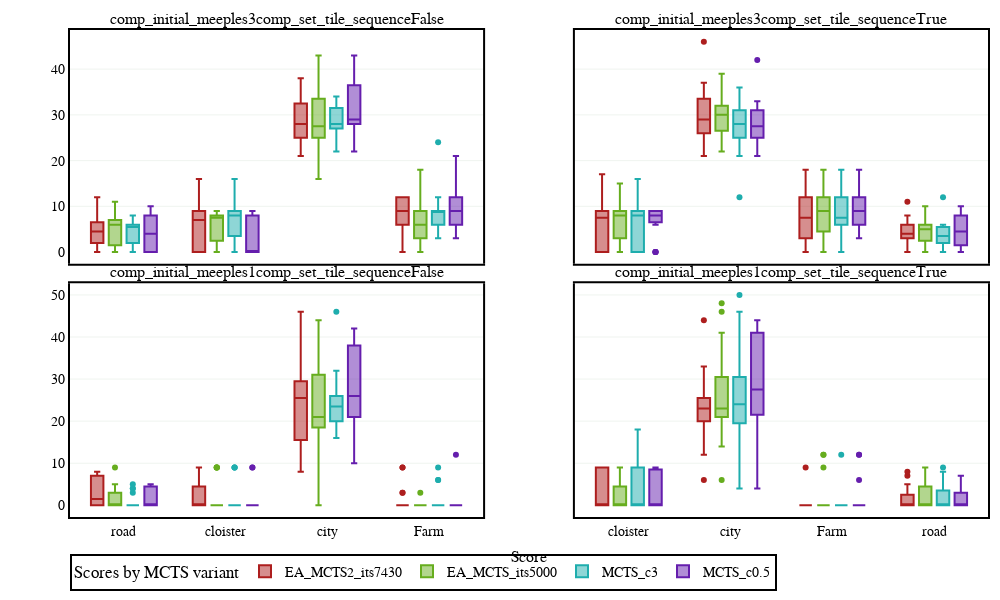

Notebook cell for this chart:
### Code cell
#plots game level by game

#define variables
row_separation_column = "comp_initial_meeples"
column_separation_column = "comp_set_tile_sequence"
box_group_column = "Player_0"#"Player_0"#"player_name"
x = ["Farm","city","road","cloister"]
x_column = "Feature"
y_column = "Total_score"

#read data
logs = lm.read_csv(os.path.join(experiment_path, "logs_by_game.csv"))
#filter data
#logs = logs[logs["comp_initial_meeples"]==3]
#logs = logs[logs["comp_set_tile_sequence"]==True]
#print(logs["comp_set_tile_sequence"].unique())
#print("logs length after filtering: ", len(logs))
#create data
new_data_dict = {"Total_score":[],"Incomplete_score":[],"Completed_score":[],"Feature":[],"Player_0":[],"comp_initial_meeples":[], "comp_set_tile_sequence":[], "Score_p1":[], "Iterations":[], "comp_game_number":[]}
for x_name in x:
    for row in logs.iterrows():
        new_data_dict["Feature"].append(x_name)
        new_data_dict["Player_0"].append(row[1]["Player_0"])
        new_data_dict["Total_score"].append(row[1]["Total_" + x_name + "_points_p1"])
        new_data_dict["comp_initial_meeples"].append(row[1]["comp_initial_meeples"])
        new_data_dict["comp_set_tile_sequence"].append(row[1]["comp_set_tile_sequence"])
        new_data_dict["Score_p1"].append(row[1]["Score_p1"])
        new_data_dict["Iterations"].append(row[1]["comp_max_iterations"])
        new_data_dict["comp_game_number"].append(row[1]["comp_game_number"])
        if x_name != "Farm":
            new_data_dict["Incomplete_score"].append(row[1]["Uncompleted_" + x_name + "_points_p1"])
            new_data_dict["Completed_score"].append(row[1]["Completed_" + x_name + "_points_p1"])
        else:
            new_data_dict["Incomplete_score"].append(0)
            new_data_dict["Completed_score"].append(0)
logs = pd.DataFrame(new_data_dict)
print("logs length after creating data: ", len(logs))

#order dataset
logs["order"] = pd.Categorical(logs["Player_0"], data_order)
logs = logs.sort_values("order")
logs = logs.dropna(subset=["order"])
order_identifiers = logs["order"].unique()
print("order identifiers: ", order_identifiers)

#save dataset
lm.dump_data(data = logs, file_path = experiment_path, file_name = "logs_by_feature_and_game.csv")

#print(logs_list[logs_names[logs_index]].head())
#Calculate uniques
row_identifiers = logs[row_separation_column].unique() if row_separation_column is not None else [None]
column_identifiers = logs[column_separation_column].unique() if column_separation_column is not None else [None]
box_group_identifiers = logs[box_group_column].unique() if box_group_column is not None else [None]
colors = eu.generate_color_palette(len(box_group_identifiers)) if box_group_column is not None else ["#5B8C5A"]
#colors = ["#5B8C5A","#56638A", "#EC7316"]
print("row_identifiers", row_identifiers)
print("column_identifiers", column_identifiers)
print("box_group_identifiers", box_group_identifiers)

#Create figure
fig = make_subplots(rows=len(row_identifiers)
                        ,cols=len(column_identifiers)
                        ,shared_xaxes=True
                        ,shared_yaxes=True
                        ,vertical_spacing=0.04
                        ,row_heights=[1/len(row_identifiers) for _ in range(len(row_identifiers))]
                        ,subplot_titles = [str(row_separation_column) + str(r) + str(column_separation_column) + str(c) for r in row_identifiers for c in column_identifiers]
                        #, specs=[[{"secondary_y": True}] for _ in range(n_plots+1)]
                        ,x_title="Score"
                        #,y_title='Score'
                        #,print_grid=True
                        )

for row, row_identifier in enumerate(row_identifiers):
    for col, column_identifier in enumerate(column_identifiers):
        for group_id, box_group_identifier in enumerate(box_group_identifiers):
            data = logs[logs[row_separation_column] == row_identifier] if row_separation_column is not None else logs
            data = data[data[column_separation_column] == column_identifier] if column_separation_column is not None else data
            data = data[data[box_group_column] == box_group_identifier] if box_group_column is not None else data
            print("Data length: ", len(data), "in" , row_identifier, column_identifier, box_group_identifier, "Score avg", str(st.mean(data[y_column])))
            fig.add_trace(go.Box(x=data[x_column]
                                ,y=data[y_column]
                                ,orientation='v'
                                ,name=str(box_group_identifier)
                                #, width=0.8
                                ,showlegend=(row==0 and col==0)
                                ,legendgroup=str(box_group_identifier)
                                , marker={"color":colors[group_id]}
                                ,offsetgroup=group_id
                                )
                            ,row=row+1
                            ,col=col+1)

fig.update_layout(margin=dict(l=70, r=10, t=30, b=50)
                        ,width=1000
                        ,height=600
                        ,plot_bgcolor='rgba(0,0,0,0)'
                        #,plot_bgcolor="lightgray"
                        #,boxmode='group'
                        ,font = dict(family = "Arial", size = 14, color = "black")
                        ,legend=dict(
                            title = "Scores by MCTS variant"
                            ,orientation="h"
                            ,yanchor="top"
                            ,y=-0.075
                            #,xanchor="center"
                            #,x=0.4
                            ,bgcolor="white"#"lightgray"#"rgba(200, 255, 255, 0.8)"
                            ,font = dict(family = "Arial", size = 14, color = "black")
                            ,bordercolor="Black"
                            ,borderwidth=2
                            ,itemsizing='trace'
                            ,itemwidth = 30
                            ) 
                        )
fig.update_layout(boxmode='group')
fig.update_xaxes(showline=True
                        , linewidth=2
                        , linecolor='black'
                        , mirror=True
                        )

fig.update_yaxes(showline=True
                    ,mirror=True
                    , linewidth=2
                    , linecolor='black'
                    #, nticks=5
                    #,tickmode = 'linear'
                    #,tick0 = 0
                    , gridcolor="#5B8C5A"
                    , gridwidth=0.1
                    #, dtick=5000
                    ,showgrid=True
                    )
fig.show()

### Figure 1 — Plotly figure (JSON) as saved in the notebook; plotly's stock layout.template omitted (floating-point values rounded to 4 significant figures)
{"data": [{"legendgroup": "EA_MCTS2_its7430", "marker": {"color": "#ad1e1e"}, "name": "EA_MCTS2_its7430", "offsetgroup": "0", "orientation": "v", "showlegend": true, "type": "box", "x": ["road", "cloister", "cloister", "cloister", "cloister", "cloister", "cloister", "cloister", "cloister", "cloister", "cloister", "cloister", "cloister", "cloister", "cloister", "cloister", "cloister", "cloister", "cloister", "cloister", "road", "city", "city", "city", "city", "city", "city", "city", "city", "city", "city", "city", "city", "city", "city", "city", "city", "city", "city", "city", "road", "road", "cloister", "city", "Farm", "Farm", "Farm", "Farm", "Farm", "Farm", "Farm", "Farm", "Farm", "Farm", "Farm", "Farm", "Farm", "Farm", "Farm", "Farm", "Farm", "Farm", "Farm", "road", "road", "road", "road", "road", "road", "road", "road", "road", "road", "road", "road", "road", "road", "road", "road", "Farm"], "xaxis": "x", "y": [2, 0, 0, 8, 0, 8, 0, 9, 7, 9, 0, 9, 7, 0, 16, 0, 0, 16, 7, 7, 4, 32, 30, 25, 34, 33, 38, 28, 34, 30, 25, 28, 25, 28, 28, 21, 21, 25, 38, 26, 6, 0, 9, 30, 0, 3, 12, 12, 12, 3, 6, 9, 6, 9, 9, 9, 9, 0, 9, 12, 12, 9, 12, 2, 4, 8, 4, 6, 7, 8, 10, 0, 12, 0, 0, 6, 6, 4, 5, 9], "yaxis": "y"}, {"legendgroup": "EA_MCTS_its5000", "marker": {"color": "#66ad1e"}, "name": "EA_MCTS_its5000", "offsetgroup": "1", "orientation": "v", "showlegend": true, "type": "box", "x": ["cloister", "cloister", "road", "cloister", "road", "road", "cloister", "cloister", "cloister", "cloister", "cloister", "cloister", "cloister", "cloister", "cloister", "cloister", "cloister", "cloister", "cloister", "cloister", "cloister", "road", "road", "road", "road", "road", "road", "road", "road", "road", "road", "road", "road", "road", "road", "road", "road", "road", "city", "Farm", "Farm", "Farm", "Farm", "Farm", "Farm", "Farm", "Farm", "Farm", "Farm", "Farm", "Farm", "Farm", "Farm", "Farm", "Farm", "Farm", "Farm", "Farm", "Farm", "city", "cloister", "city", "cloister", "city", "city", "city", "city", "city", "city", "city", "city", "city", "city", "city", "city", "city", "city", "city", "city", "city"], "xaxis": "x", "y": [0, 8, 11, 7, 0, 4, 8, 8, 5, 7, 0, 7, 9, 8, 8, 7, 0, 8, 9, 9, 0, 10, 6, 7, 0, 0, 6, 3, 0, 8, 7, 6, 7, 0, 3, 6, 4, 10, 31, 6, 9, 18, 3, 3, 3, 12, 3, 0, 12, 9, 9, 0, 6, 9, 6, 12, 0, 6, 6, 24, 8, 24, 0, 33, 34, 35, 43, 25, 25, 26, 33, 43, 26, 26, 25, 43, 26, 16, 29, 31], "yaxis": "y"}, {"legendgroup": "MCTS_c3", "marker": {"color": "#1eadad"}, "name": "MCTS_c3", "offsetgroup": "2", "orientation": "v", "showlegend": true, "type": "box", "x": ["cloister", "cloister", "road", "cloister", "cloister", "cloister", "cloister", "cloister", "cloister", "cloister", "cloister", "cloister", "cloister", "cloister", "cloister", "cloister", "cloister", "cloister", "cloister", "road", "road", "road", "road", "road", "road", "road", "road", "road", "road", "road", "road", "road", "road", "road", "road", "road", "road", "road", "city", "city", "Farm", "cloister", "Farm", "Farm", "Farm", "Farm", "Farm", "Farm", "Farm", "Farm", "Farm", "Farm", "Farm", "Farm", "Farm", "Farm", "Farm", "Farm", "Farm", "Farm", "Farm", "cloister", "city", "city", "city", "city", "city", "city", "city", "city", "city", "city", "city", "city", "city", "city", "city", "city", "city", "city"], "xaxis": "x", "y": [9, 8, 0, 7, 8, 16, 0, 0, 0, 8, 9, 0, 8, 9, 9, 9, 9, 0, 9, 3, 0, 6, 8, 7, 0, 6, 6, 0, 8, 2, 5, 6, 8, 5, 2, 4, 6, 6, 31, 29, 6, 16, 3, 6, 6, 3, 12, 6, 9, 12, 9, 9, 9, 9, 9, 9, 24, 9, 12, 6, 6, 8, 33, 27, 32, 22, 25, 27, 22, 27, 25, 27, 28, 34, 28, 32, 29, 31, 28, 34], "yaxis": "y"}, {"legendgroup": "MCTS_c0.5", "marker": {"color": "#651ead"}, "name": "MCTS_c0.5", "offsetgroup": "3", "orientation": "v", "showlegend": true, "type": "box", "x": ["cloister", "cloister", "cloister", "cloister", "cloister", "cloister", "cloister", "cloister", "cloister", "cloister", "cloister", "cloister", "cloister", "cloister", "cloister", "cloister", "cloister", "cloister", "cloister", "cloister", "city", "road", "road", "road", "road", "road", "road", "road", "road", "road", "road", "road", "road", "road", "road", "road", "road", "road", "road", "road", "city", "city", "city", "city", "city", "city", "city", "city", "city", "city", "city", "city", "city", "city", "city", "city", "road", "Farm", "Farm", "Farm", "Farm", "Farm", "Farm", "Farm", "Farm", "Farm", "Farm", "Farm", "Farm", "Farm", "Farm", "Farm", "Farm", "Farm", "Farm", "city", "Farm", "Farm", "city", "city"], "xaxis": "x", "y": [7, 0, 0, 0, 9, 0, 9, 9, 0, 0, 0, 9, 0, 9, 0, 0, 0, 7, 0, 0, 40, 0, 3, 6, 0, 3, 3, 0, 3, 10, 0, 10, 10, 8, 6, 9, 0, 8, 5, 6, 29, 34, 28, 26, 34, 28, 38, 28, 43, 29, 28, 43, 22, 35, 30, 24, 0, 6, 12, 15, 6, 15, 3, 15, 9, 21, 9, 6, 6, 9, 9, 6, 6, 6, 6, 38, 9, 12, 28, 29], "yaxis": "y"}, {"legendgroup": "EA_MCTS2_its7430", "marker": {"color": "#ad1e1e"}, "name": "EA_MCTS2_its7430", "offsetgroup": "0", "orientation": "v", "showlegend": false, "type": "box", "x": ["cloister", "cloister", "cloister", "cloister", "cloister", "cloister", "cloister", "cloister", "cloister", "cloister", "cloister", "cloister", "cloister", "cloister", "cloister", "cloister", "cloister", "cloister", "cloister", "cloister", "city", "city", "city", "city", "city", "city", "city", "city", "city", "city", "city", "city", "city", "city", "city", "city", "city", "city", "city", "city", "Farm", "Farm", "Farm", "Farm", "Farm", "Farm", "Farm", "Farm", "Farm", "Farm", "Farm", "Farm", "Farm", "Farm", "Farm", "Farm", "Farm", "Farm", "Farm", "Farm", "road", "road", "road", "road", "road", "road", "road", "road", "road", "road", "road", "road", "road", "road", "road", "road", "road", "road", "road", "road"], "xaxis": "x2", "y": [8, 8, 9, 8, 15, 7, 0, 7, 0, 9, 0, 17, 0, 6, 0, 0, 9, 9, 0, 9, 21, 28, 34, 30, 28, 27, 27, 31, 26, 32, 30, 37, 21, 46, 33, 36, 36, 24, 26, 22, 3, 0, 12, 0, 18, 12, 12, 6, 0, 12, 0, 6, 6, 6, 3, 9, 9, 9, 12, 18, 3, 6, 3, 6, 4, 4, 5, 0, 3, 7, 3, 11, 5, 0, 6, 8, 8, 3, 0, 3], "yaxis": "y2"}, {"legendgroup": "EA_MCTS_its5000", "marker": {"color": "#66ad1e"}, "name": "EA_MCTS_its5000", "offsetgroup": "1", "orientation": "v", "showlegend": false, "type": "box", "x": ["cloister", "cloister", "cloister", "cloister", "cloister", "cloister", "cloister", "cloister", "cloister", "cloister", "cloister", "cloister", "cloister", "cloister", "cloister", "cloister", "cloister", "cloister", "cloister", "road", "road", "road", "road", "road", "road", "road", "road", "road", "road", "road", "road", "road", "road", "road", "road", "road", "road", "road", "road", "cloister", "Farm", "Farm", "Farm", "Farm", "Farm", "Farm", "Farm", "Farm", "Farm", "Farm", "Farm", "Farm", "Farm", "Farm", "Farm", "Farm", "Farm", "Farm", "Farm", "Farm", "city", "city", "city", "city", "city", "city", "city", "city", "city", "city", "city", "city", "city", "city", "city", "city", "city", "city", "city", "city"], "xaxis": "x2", "y": [0, 15, 9, 15, 8, 6, 9, 9, 7, 14, 0, 8, 9, 0, 0, 15, 0, 8, 8, 5, 9, 3, 9, 4, 10, 6, 0, 0, 2, 6, 3, 3, 5, 0, 6, 5, 0, 5, 8, 8, 0, 18, 3, 3, 9, 15, 18, 9, 0, 12, 9, 9, 9, 12, 0, 12, 9, 6, 9, 6, 24, 30, 31, 27, 32, 28, 33, 30, 31, 32, 22, 39, 30, 33, 30, 35, 26, 27, 26, 24], "yaxis": "y2"}, {"legendgroup": "MCTS_c3", "marker": {"color": "#1eadad"}, "name": "MCTS_c3", "offsetgroup": "2", "orientation": "v", "showlegend": false, "type": "box", "x": ["cloister", "cloister", "cloister", "cloister", "cloister", "cloister", "cloister", "cloister", "cloister", "cloister", "cloister", "cloister", "cloister", "cloister", "cloister", "cloister", "cloister", "cloister", "cloister", "road", "road", "road", "road", "road", "road", "road", "road", "road", "road", "road", "road", "road", "road", "road", "road", "road", "road", "road", "road", "cloister", "Farm", "Farm", "Farm", "Farm", "Farm", "Farm", "Farm", "Farm", "Farm", "Farm", "Farm", "Farm", "Farm", "Farm", "Farm", "Farm", "Farm", "Farm", "Farm", "Farm", "city", "city", "city", "city", "city", "city", "city", "city", "city", "city", "city", "city", "city", "city", "city", "city", "city", "city", "city", "city"], "xaxis": "x2", "y": [0, 8, 8, 0, 16, 14, 9, 0, 8, 0, 8, 0, 15, 6, 0, 16, 8, 8, 8, 6, 4, 2, 0, 5, 3, 3, 6, 5, 5, 6, 0, 0, 2, 12, 4, 3, 3, 6, 0, 9, 6, 0, 12, 12, 12, 9, 9, 6, 6, 18, 6, 15, 0, 6, 6, 6, 9, 18, 9, 6, 23, 30, 29, 12, 34, 27, 25, 28, 28, 26, 35, 24, 31, 29, 28, 31, 36, 21, 25, 31], "yaxis": "y2"}, {"legendgroup": "MCTS_c0.5", "marker": {"color": "#651ead"}, "name": "MCTS_c0.5", "offsetgroup": "3", "orientation": "v", "showlegend": false, "type": "box", "x": ["cloister", "cloister", "cloister", "cloister", "cloister", "cloister", "cloister", "cloister", "cloister", "cloister", "cloister", "cloister", "cloister", "cloister", "cloister", "cloister", "cloister", "cloister", "cloister", "cloister", "Farm", "road", "road", "road", "road", "road", "road", "road", "road", "road", "road", "road", "road", "road", "road", "road", "road", "road", "road", "road", "road", "city", "city", "city", "city", "city", "city", "city", "city", "city", "city", "city", "city", "city", "city", "city", "city", "city", "city", "city", "city", "Farm", "Farm", "Farm", "Farm", "Farm", "Farm", "Farm", "Farm", "Farm", "Farm", "Farm", "Farm", "Farm", "Farm", "Farm", "Farm", "Farm", "Farm", "Farm"], "xaxis": "x2", "y": [9, 8, 8, 9, 8, 9, 9, 9, 8, 9, 8, 6, 0, 7, 0, 8, 0, 9, 0, 7, 6, 5, 0, 8, 3, 4, 0, 0, 8, 8, 6, 4, 6, 10, 0, 0, 3, 3, 7, 8, 9, 25, 23, 27, 31, 28, 26, 21, 25, 25, 42, 31, 24, 27, 32, 33, 31, 30, 31, 31, 23, 12, 6, 18, 12, 6, 9, 9, 15, 12, 9, 6, 12, 9, 3, 3, 6, 12, 12, 6], "yaxis": "y2"}, {"legendgroup": "EA_MCTS2_its7430", "marker": {"color": "#ad1e1e"}, "name": "EA_MCTS2_its7430", "offsetgroup": "0", "orientation": "v", "showlegend": false, "type": "box", "x": ["cloister", "cloister", "cloister", "cloister", "cloister", "cloister", "cloister", "cloister", "cloister", "cloister", "cloister", "cloister", "cloister", "cloister", "cloister", "cloister", "cloister", "cloister", "cloister", "cloister", "city", "city", "city", "city", "city", "city", "city", "city", "city", "city", "city", "city", "city", "city", "city", "city", "city", "city", "city", "city", "Farm", "Farm", "Farm", "Farm", "Farm", "Farm", "Farm", "Farm", "Farm", "Farm", "Farm", "Farm", "Farm", "Farm", "Farm", "Farm", "Farm", "Farm", "Farm", "Farm", "road", "road", "road", "road", "road", "road", "road", "road", "road", "road", "road", "road", "road", "road", "road", "road", "road", "road", "road", "road"], "xaxis": "x3", "y": [0, 0, 0, 0, 0, 9, 0, 0, 0, 0, 0, 0, 0, 0, 9, 9, 9, 0, 9, 0, 8, 28, 21, 8, 28, 31, 28, 27, 33, 12, 46, 19, 40, 12, 46, 27, 24, 22, 21, 11, 9, 0, 0, 0, 9, 0, 0, 0, 0, 0, 0, 3, 0, 0, 3, 0, 0, 0, 0, 0, 3, 0, 8, 0, 0, 7, 0, 7, 0, 8, 3, 0, 3, 8, 3, 7, 0, 0, 0, 0], "yaxis": "y3"}, {"legendgroup": "EA_MCTS_its5000", "marker": {"color": "#66ad1e"}, "name": "EA_MCTS_its5000", "offsetgroup": "1", "orientation": "v", "showlegend": false, "type": "box", "x": ["cloister", "road", "road", "road", "road", "road", "road", "road", "road", "road", "road", "road", "road", "road", "road", "road", "road", "road", "road", "road", "road", "cloister", "cloister", "cloister", "cloister", "cloister", "cloister", "cloister", "cloister", "cloister", "cloister", "cloister", "cloister", "cloister", "cloister", "cloister", "cloister", "cloister", "cloister", "cloister", "Farm", "Farm", "Farm", "Farm", "Farm", "Farm", "Farm", "Farm", "Farm", "Farm", "Farm", "Farm", "Farm", "Farm", "Farm", "Farm", "Farm", "Farm", "Farm", "Farm", "city", "city", "city", "city", "city", "city", "city", "city", "city", "city", "city", "city", "city", "city", "city", "city", "city", "city", "city", "city"], "xaxis": "x3", "y": [9, 5, 0, 0, 0, 0, 9, 2, 0, 0, 4, 3, 0, 0, 3, 0, 0, 0, 5, 0, 0, 0, 0, 9, 0, 0, 0, 0, 0, 0, 0, 0, 0, 0, 0, 9, 0, 9, 0, 0, 0, 0, 0, 0, 0, 0, 0, 0, 0, 0, 3, 0, 0, 0, 0, 0, 0, 0, 0, 0, 21, 30, 0, 21, 21, 21, 44, 18, 36, 19, 33, 21, 20, 8, 18, 21, 32, 37, 0, 21], "yaxis": "y3"}, {"legendgroup": "MCTS_c3", "marker": {"color": "#1eadad"}, "name": "MCTS_c3", "offsetgroup": "2", "orientation": "v", "showlegend": false, "type": "box", "x": ["cloister", "road", "road", "road", "road", "road", "road", "road", "road", "road", "road", "road", "road", "road", "road", "road", "road", "road", "road", "road", "road", "cloister", "cloister", "cloister", "cloister", "cloister", "cloister", "cloister", "cloister", "cloister", "cloister", "cloister", "cloister", "cloister", "cloister", "cloister", "cloister", "cloister", "cloister", "cloister", "city", "city", "city", "city", "city", "city", "city", "city", "city", "city", "city", "city", "city", "city", "city", "city", "city", "city", "city", "Farm", "Farm", "Farm", "Farm", "Farm", "Farm", "Farm", "Farm", "Farm", "Farm", "Farm", "Farm", "Farm", "Farm", "Farm", "Farm", "Farm", "Farm", "Farm", "Farm", "city"], "xaxis": "x3", "y": [0, 3, 0, 4, 0, 0, 0, 0, 5, 4, 0, 0, 0, 0, 0, 0, 0, 0, 0, 0, 0, 0, 0, 0, 0, 0, 0, 0, 0, 0, 0, 0, 0, 9, 0, 0, 9, 0, 0, 9, 22, 17, 24, 20, 17, 24, 22, 16, 46, 32, 23, 24, 24, 32, 20, 26, 26, 22, 26, 0, 0, 0, 0, 0, 0, 0, 0, 6, 6, 0, 0, 0, 0, 0, 0, 0, 0, 0, 9, 19], "yaxis": "y3"}, {"legendgroup": "MCTS_c0.5", "marker": {"color": "#651ead"}, "name": "MCTS_c0.5", "offsetgroup": "3", "orientation": "v", "showlegend": false, "type": "box", "x": ["cloister", "road", "road", "road", "road", "road", "road", "road", "road", "road", "road", "road", "road", "road", "road", "road", "road", "road", "road", "cloister", "cloister", "cloister", "cloister", "cloister", "cloister", "cloister", "cloister", "cloister", "cloister", "cloister", "cloister", "cloister", "cloister", "cloister", "cloister", "cloister", "cloister", "cloister", "Farm", "Farm", "Farm", "Farm", "Farm", "Farm", "Farm", "Farm", "Farm", "Farm", "Farm", "Farm", "Farm", "Farm", "Farm", "Farm", "Farm", "Farm", "Farm", "Farm", "road", "city", "city", "city", "city", "city", "city", "city", "city", "city", "city", "city", "city", "city", "city", "city", "city", "city", "city", "city", "city", "road"], "xaxis": "x3", "y": [0, 5, 4, 0, 0, 0, 0, 0, 0, 0, 0, 0, 0, 0, 0, 0, 0, 5, 5, 0, 0, 0, 0, 0, 0, 0, 0, 0, 0, 9, 0, 0, 0, 9, 0, 0, 0, 0, 0, 0, 0, 0, 0, 0, 0, 0, 0, 0, 0, 12, 0, 0, 0, 0, 0, 0, 0, 0, 5, 38, 38, 38, 18, 41, 26, 20, 10, 42, 22, 22, 26, 20, 28, 28, 38, 22, 22, 42, 19, 5], "yaxis": "y3"}, {"legendgroup": "EA_MCTS2_its7430", "marker": {"color": "#ad1e1e"}, "name": "EA_MCTS2_its7430", "offsetgroup": "0", "orientation": "v", "showlegend": false, "type": "box", "x": ["cloister", "cloister", "cloister", "cloister", "cloister", "cloister", "cloister", "cloister", "cloister", "cloister", "cloister", "cloister", "cloister", "cloister", "cloister", "cloister", "cloister", "cloister", "cloister", "cloister", "city", "city", "city", "city", "city", "city", "city", "city", "city", "city", "city", "city", "city", "city", "city", "city", "city", "city", "city", "city", "Farm", "Farm", "Farm", "Farm", "Farm", "Farm", "Farm", "Farm", "Farm", "Farm", "Farm", "Farm", "Farm", "Farm", "Farm", "road", "Farm", "Farm", "Farm", "Farm", "Farm", "road", "road", "road", "road", "road", "road", "road", "road", "road", "road", "road", "road", "road", "road", "road", "road", "road", "road", "road"], "xaxis": "x4", "y": [0, 9, 9, 0, 0, 0, 0, 0, 0, 0, 0, 0, 0, 9, 0, 9, 8, 9, 0, 9, 23, 33, 21, 12, 24, 25, 26, 12, 44, 23, 20, 15, 29, 24, 20, 22, 24, 6, 26, 21, 0, 0, 0, 0, 0, 0, 0, 0, 0, 0, 0, 9, 0, 0, 0, 3, 0, 0, 0, 0, 0, 0, 8, 0, 7, 5, 3, 0, 2, 0, 0, 0, 0, 2, 0, 1, 0, 0, 0, 2], "yaxis": "y4"}, {"legendgroup": "EA_MCTS_its5000", "marker": {"color": "#66ad1e"}, "name": "EA_MCTS_its5000", "offsetgroup": "1", "orientation": "v", "showlegend": false, "type": "box", "x": ["road", "road", "road", "road", "road", "cloister", "cloister", "cloister", "cloister", "cloister", "cloister", "cloister", "cloister", "cloister", "cloister", "road", "road", "road", "road", "road", "road", "road", "road", "road", "road", "road", "road", "road", "road", "cloister", "cloister", "cloister", "cloister", "cloister", "cloister", "cloister", "cloister", "cloister", "road", "cloister", "Farm", "Farm", "Farm", "Farm", "Farm", "Farm", "Farm", "Farm", "Farm", "Farm", "Farm", "Farm", "Farm", "Farm", "Farm", "Farm", "Farm", "Farm", "Farm", "Farm", "city", "city", "city", "city", "city", "city", "city", "city", "city", "city", "city", "city", "city", "city", "city", "city", "city", "city", "city", "city"], "xaxis": "x4", "y": [4, 0, 0, 6, 7, 9, 0, 9, 0, 0, 0, 0, 0, 0, 0, 0, 3, 0, 0, 0, 0, 0, 3, 5, 0, 5, 9, 0, 0, 9, 9, 9, 0, 0, 0, 0, 0, 0, 3, 0, 0, 0, 0, 0, 0, 12, 0, 12, 0, 0, 0, 0, 9, 0, 0, 0, 0, 0, 0, 0, 23, 22, 41, 23, 46, 23, 21, 21, 6, 36, 27, 48, 26, 16, 34, 14, 22, 14, 24, 24], "yaxis": "y4"}, {"legendgroup": "MCTS_c3", "marker": {"color": "#1eadad"}, "name": "MCTS_c3", "offsetgroup": "2", "orientation": "v", "showlegend": false, "type": "box", "x": ["road", "road", "road", "cloister", "cloister", "cloister", "cloister", "cloister", "cloister", "cloister", "cloister", "cloister", "cloister", "cloister", "road", "road", "road", "road", "road", "road", "road", "road", "road", "road", "road", "road", "cloister", "road", "road", "road", "road", "cloister", "cloister", "cloister", "cloister", "cloister", "cloister", "cloister", "cloister", "road", "city", "city", "city", "city", "city", "city", "city", "city", "city", "city", "city", "city", "city", "city", "city", "city", "city", "city", "city", "city", "Farm", "Farm", "Farm", "Farm", "Farm", "Farm", "Farm", "Farm", "Farm", "Farm", "Farm", "Farm", "Farm", "Farm", "Farm", "Farm", "Farm", "Farm", "Farm", "Farm"], "xaxis": "x4", "y": [0, 0, 0, 0, 0, 9, 0, 9, 0, 0, 0, 0, 8, 0, 2, 0, 8, 0, 3, 6, 4, 0, 0, 0, 3, 9, 0, 0, 0, 0, 3, 17, 0, 18, 9, 0, 9, 0, 0, 4, 28, 23, 23, 21, 18, 46, 4, 26, 25, 26, 16, 21, 23, 27, 36, 40, 18, 50, 14, 33, 0, 0, 0, 0, 0, 0, 0, 0, 0, 0, 0, 0, 0, 0, 0, 0, 0, 0, 0, 12], "yaxis": "y4"}, {"legendgroup": "MCTS_c0.5", "marker": {"color": "#651ead"}, "name": "MCTS_c0.5", "offsetgroup": "3", "orientation": "v", "showlegend": false, "type": "box", "x": ["cloister", "cloister", "cloister", "cloister", "cloister", "cloister", "cloister", "cloister", "cloister", "cloister", "cloister", "road", "cloister", "cloister", "cloister", "cloister", "cloister", "cloister", "cloister", "cloister", "road", "road", "road", "Farm", "Farm", "Farm", "Farm", "Farm", "Farm", "Farm", "Farm", "Farm", "Farm", "Farm", "Farm", "Farm", "Farm", "Farm", "Farm", "Farm", "Farm", "Farm", "Farm", "cloister", "road", "road", "road", "road", "road", "road", "road", "road", "road", "road", "road", "road", "road", "road", "road", "road", "city", "city", "city", "city", "city", "city", "city", "city", "city", "city", "city", "city", "city", "city", "city", "city", "city", "city", "city", "city"], "xaxis": "x4", "y": [0, 0, 0, 0, 0, 9, 9, 7, 0, 0, 0, 0, 0, 9, 0, 0, 9, 0, 9, 7, 0, 0, 2, 0, 0, 0, 0, 0, 0, 0, 0, 0, 0, 12, 0, 12, 0, 0, 0, 0, 0, 6, 0, 8, 3, 0, 6, 4, 0, 0, 3, 0, 0, 0, 0, 6, 3, 0, 7, 0, 25, 36, 41, 22, 4, 44, 25, 21, 23, 43, 28, 27, 43, 28, 16, 34, 14, 44, 16, 41], "yaxis": "y4"}], "layout": {"annotations": [{"font": {"size": 16}, "showarrow": false, "text": "comp_initial_meeples3comp_set_tile_sequenceFalse", "x": 0.225, "xanchor": "center", "xref": "paper", "y": 1, "yanchor": "bottom", "yref": "paper"}, {"font": {"size": 16}, "showarrow": false, "text": "comp_initial_meeples3comp_set_tile_sequenceTrue", "x": 0.775, "xanchor": "center", "xref": "paper", "y": 1, "yanchor": "bottom", "yref": "paper"}, {"font": {"size": 16}, "showarrow": false, "text": "comp_initial_meeples1comp_set_tile_sequenceFalse", "x": 0.225, "xanchor": "center", "xref": "paper", "y": 0.48, "yanchor": "bottom", "yref": "paper"}, {"font": {"size": 16}, "showarrow": false, "text": "comp_initial_meeples1comp_set_tile_sequenceTrue", "x": 0.775, "xanchor": "center", "xref": "paper", "y": 0.48, "yanchor": "bottom", "yref": "paper"}, {"font": {"size": 16}, "showarrow": false, "text": "Score", "x": 0.5, "xanchor": "center", "xref": "paper", "y": 0, "yanchor": "top", "yref": "paper", "yshift": -30}], "boxmode": "group", "font": {"color": "black", "family": "Arial", "size": 14}, "height": 600, "legend": {"bgcolor": "white", "bordercolor": "Black", "borderwidth": 2, "font": {"color": "black", "family": "Arial", "size": 14}, "itemsizing": "trace", "itemwidth": 30, "orientation": "h", "title": {"text": "Scores by MCTS variant"}, "y": -0.075, "yanchor": "top"}, "margin": {"b": 50, "l": 70, "r": 10, "t": 30}, "plot_bgcolor": "rgba(0,0,0,0)", "width": 1000, "xaxis": {"anchor": "y", "domain": [0, 0.45], "linecolor": "black", "linewidth": 2, "matches": "x3", "mirror": true, "showline": true, "showticklabels": false}, "xaxis2": {"anchor": "y2", "domain": [0.55, 1], "linecolor": "black", "linewidth": 2, "matches": "x4", "mirror": true, "showline": true, "showticklabels": false}, "xaxis3": {"anchor": "y3", "domain": [0, 0.45], "linecolor": "black", "linewidth": 2, "mirror": true, "showline": true}, "xaxis4": {"anchor": "y4", "domain": [0.55, 1], "linecolor": "black", "linewidth": 2, "mirror": true, "showline": true}, "yaxis": {"anchor": "x", "domain": [0.52, 1], "gridcolor": "#5B8C5A", "gridwidth": 0.1, "linecolor": "black", "linewidth": 2, "mirror": true, "showgrid": true, "showline": true}, "yaxis2": {"anchor": "x2", "domain": [0.52, 1], "gridcolor": "#5B8C5A", "gridwidth": 0.1, "linecolor": "black", "linewidth": 2, "matches": "y", "mirror": true, "showgrid": true, "showline": true, "showticklabels": false}, "yaxis3": {"anchor": "x3", "domain": [0, 0.48], "gridcolor": "#5B8C5A", "gridwidth": 0.1, "linecolor": "black", "linewidth": 2, "mirror": true, "showgrid": true, "showline": true}, "yaxis4": {"anchor": "x4", "domain": [0, 0.48], "gridcolor": "#5B8C5A", "gridwidth": 0.1, "linecolor": "black", "linewidth": 2, "matches": "y3", "mirror": true, "showgrid": true, "showline": true, "showticklabels": false}}}
